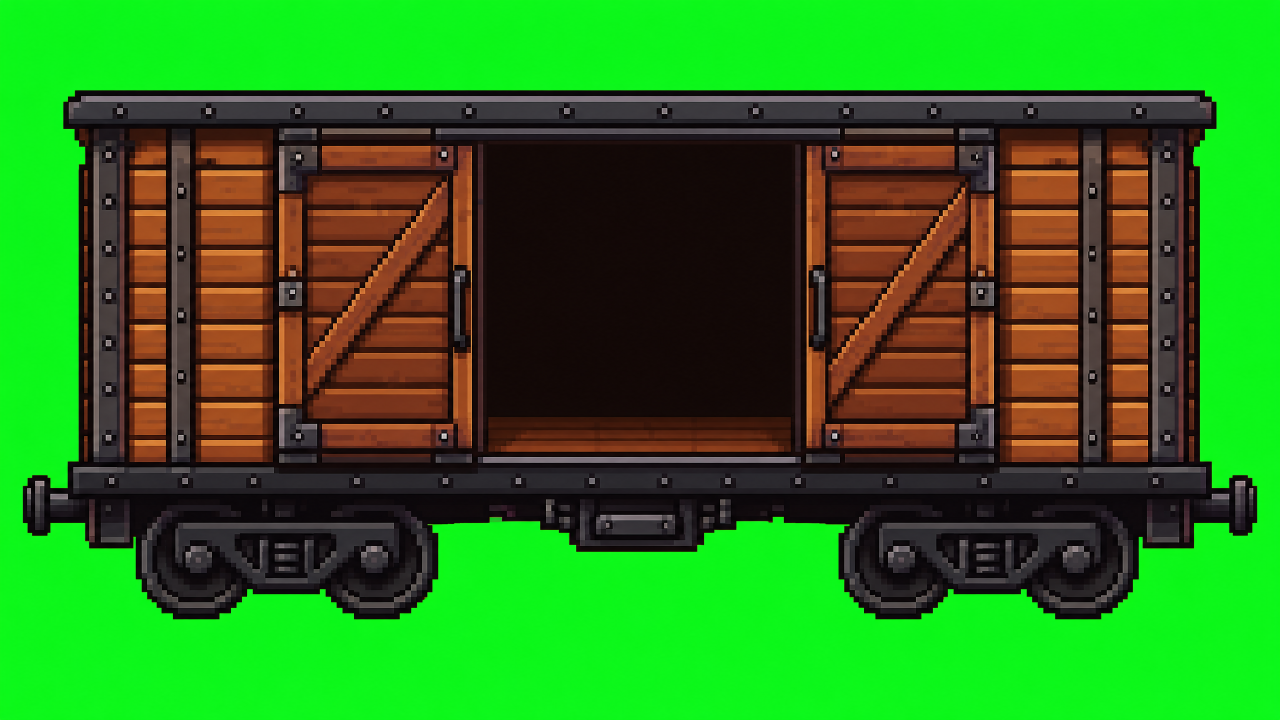
#> input picture art_gen/car-side-boxcar_original.png, 2560 x 1440 px, found by its file name (shown at 1/2 size)
$ python export_house_style_card.py ../art_gen/car-side-boxcar_original.png ../art_gen/car-side-boxcar.png
#> lines starting #> are read from the running program, lines starting #| are printed output that depends on the picture; after the words box and inside, x2 and y2 are one past the last pixel; in counts of white or black regions, pixels touching at a corner belong together
"""Remove connected checkerboard preview backing and export one 512px UI card.

This is a fallback alpha-cleanup step after the image variation model retained
its checkerboard preview. It never alters enclosed art pixels: only light neutral
checker cells connected to a canvas edge are removed.
"""
from collections import deque
from pathlib import Path
import sys
from PIL import Image

ROOT = Path(__file__).resolve().parents[1]
TARGET = 512
MARGIN = 12


def is_checker_pixel(pixel: tuple[int, int, int, int]) -> bool:
    r, g, b, a = pixel
    return a > 0 and min(r, g, b) >= 205 and max(r, g, b) - min(r, g, b) <= 12


def clear_connected_checker(image: Image.Image) -> Image.Image:
    rgba = image.convert("RGBA")
    px = rgba.load()
    w, h = rgba.size
#> w = 2560; h = 1440
    seen: set[tuple[int, int]] = set()
    queue: deque[tuple[int, int]] = deque()
    for x in range(w):
        queue.extend(((x, 0), (x, h - 1)))
    for y in range(1, h - 1):
        queue.extend(((0, y), (w - 1, y)))
    while queue:
        x, y = queue.popleft()
        if (x, y) in seen or not is_checker_pixel(px[x, y]):
            continue
        seen.add((x, y))
        px[x, y] = (0, 0, 0, 0)
        for dx, dy in ((-1, -1), (-1, 0), (-1, 1), (0, -1), (0, 1), (1, -1), (1, 0), (1, 1)):
            nx, ny = x + dx, y + dy
            if 0 <= nx < w and 0 <= ny < h and (nx, ny) not in seen:
                queue.append((nx, ny))
#> after the loop, seen = 0 items
    return rgba


def main() -> None:
    if len(sys.argv) != 3:
        raise SystemExit("usage: export_house_style_card.py <source.png> <output.png>")
    source = ROOT / sys.argv[1]
    output = ROOT / sys.argv[2]
    cleaned = clear_connected_checker(Image.open(source))
    box = cleaned.getchannel("A").getbbox()
#> box = (0, 0, 2560, 1440)
    if box is None:
        raise RuntimeError("alpha cleanup removed all content")
    cropped = cleaned.crop(box)
    max_size = TARGET - MARGIN * 2
    scale = min(max_size / cropped.width, max_size / cropped.height)
#> scale = 0.191
    size = (max(1, round(cropped.width * scale)), max(1, round(cropped.height * scale)))
#> size = (488, 274)
    resized = cropped.resize(size, Image.Resampling.NEAREST)
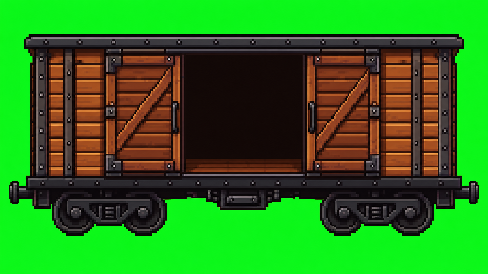
#> resized: PIL image 488x274 RGBA; mean R, G, B, A 44.1, 123.1, 27.5, 255
    final = Image.new("RGBA", (TARGET, TARGET), (0, 0, 0, 0))
#> final: PIL image 512x512 RGBA; every value is 0
    final.alpha_composite(resized, ((TARGET - size[0]) // 2, (TARGET - size[1]) // 2))
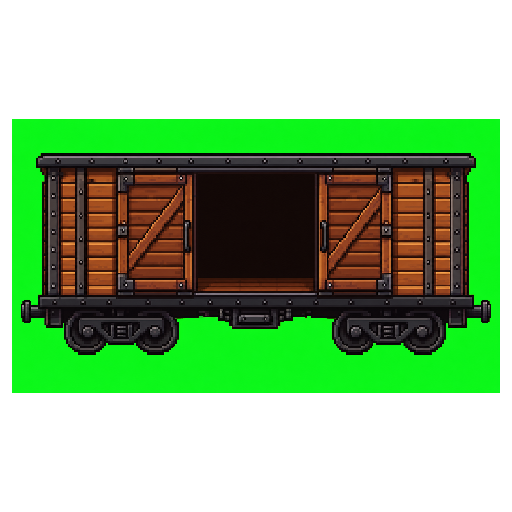
#> final: PIL image 512x512 RGBA; mean R, G, B, A 22.5, 62.8, 14, 130.1; transparent parts drawn white
    output.parent.mkdir(parents=True, exist_ok=True)
    final.save(output)
    alpha = final.getchannel("A")
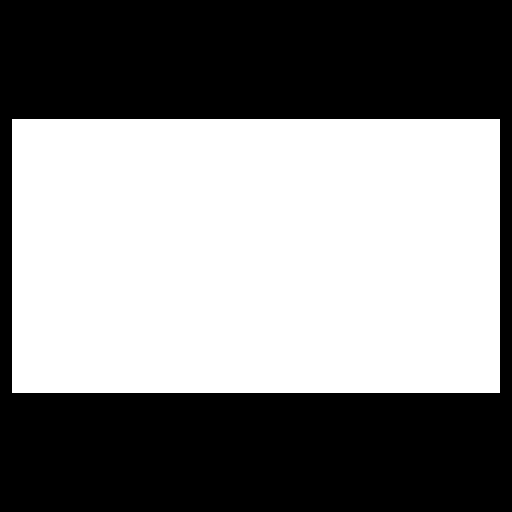
#> alpha: PIL image 512x512 L; 51% white; 1 black region, box (x1, y1, x2, y2) and area: (0, 0, 512, 512) 128432
    corners = [alpha.getpixel((0, 0)), alpha.getpixel((511, 0)), alpha.getpixel((0, 511)), alpha.getpixel((511, 511))]
#> corners = [0, 0, 0, 0]
    print("output", output, "bbox", alpha.getbbox(), "corners", corners)
#| output ../art_gen/car-side-boxcar.png bbox (12, 119, 500, 393) corners [0, 0, 0, 0]


if __name__ == "__main__":
    main()

$ run again, on art_gen/car-side-flatcar_original.png
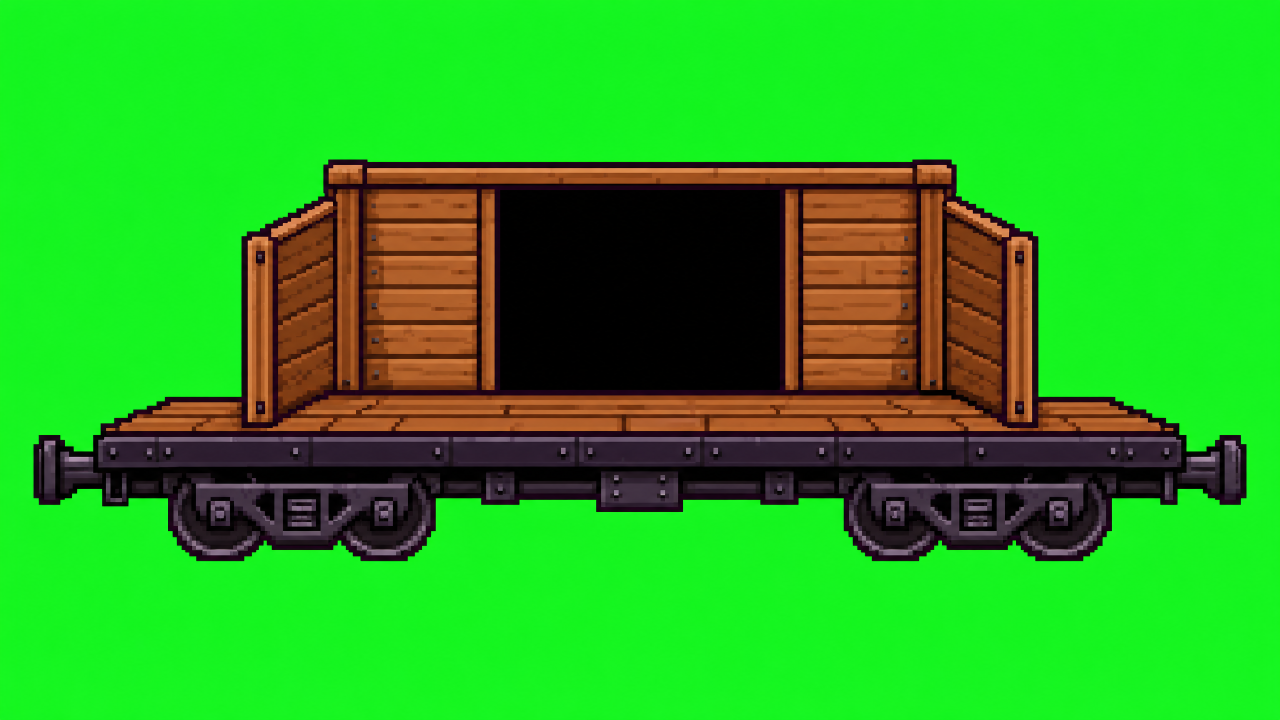
#> input picture art_gen/car-side-flatcar_original.png, 2560 x 1440 px, found by its file name (shown at 1/2 size)
#> after the loop in clear_connected_checker, `while queue:`: seen = 0 items
#> box = (0, 0, 2560, 1440)
#> in main, `resized = cropped.resize(size, Image.Resampling.NEAREST)`:
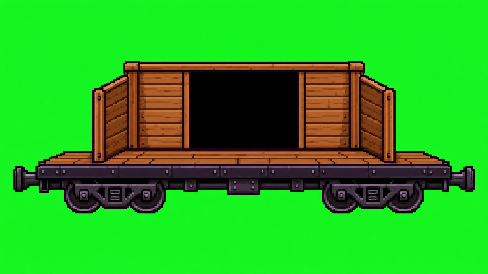
#> resized: PIL image 488x274 RGBA; mean R, G, B, A 40.8, 174.1, 31.1, 255
#> in main, `final.alpha_composite(resized, ((TARGET - size[0]) // 2, (TARGET - siz..`:
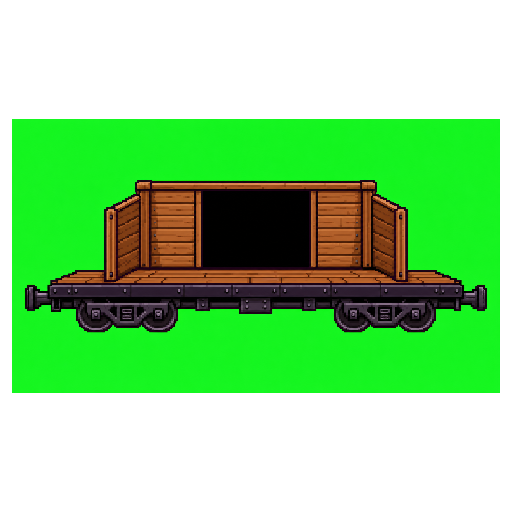
#> final: PIL image 512x512 RGBA; mean R, G, B, A 20.8, 88.8, 15.9, 130.1; transparent parts drawn white
#> alpha: PIL image 512x512 L; 51% white; 1 black region, box (x1, y1, x2, y2) and area: (0, 0, 512, 512) 128432
#> corners = [0, 0, 0, 0]
#| output ../art_gen/car-side-flatcar_original.png bbox (12, 119, 500, 393) corners [0, 0, 0, 0]
